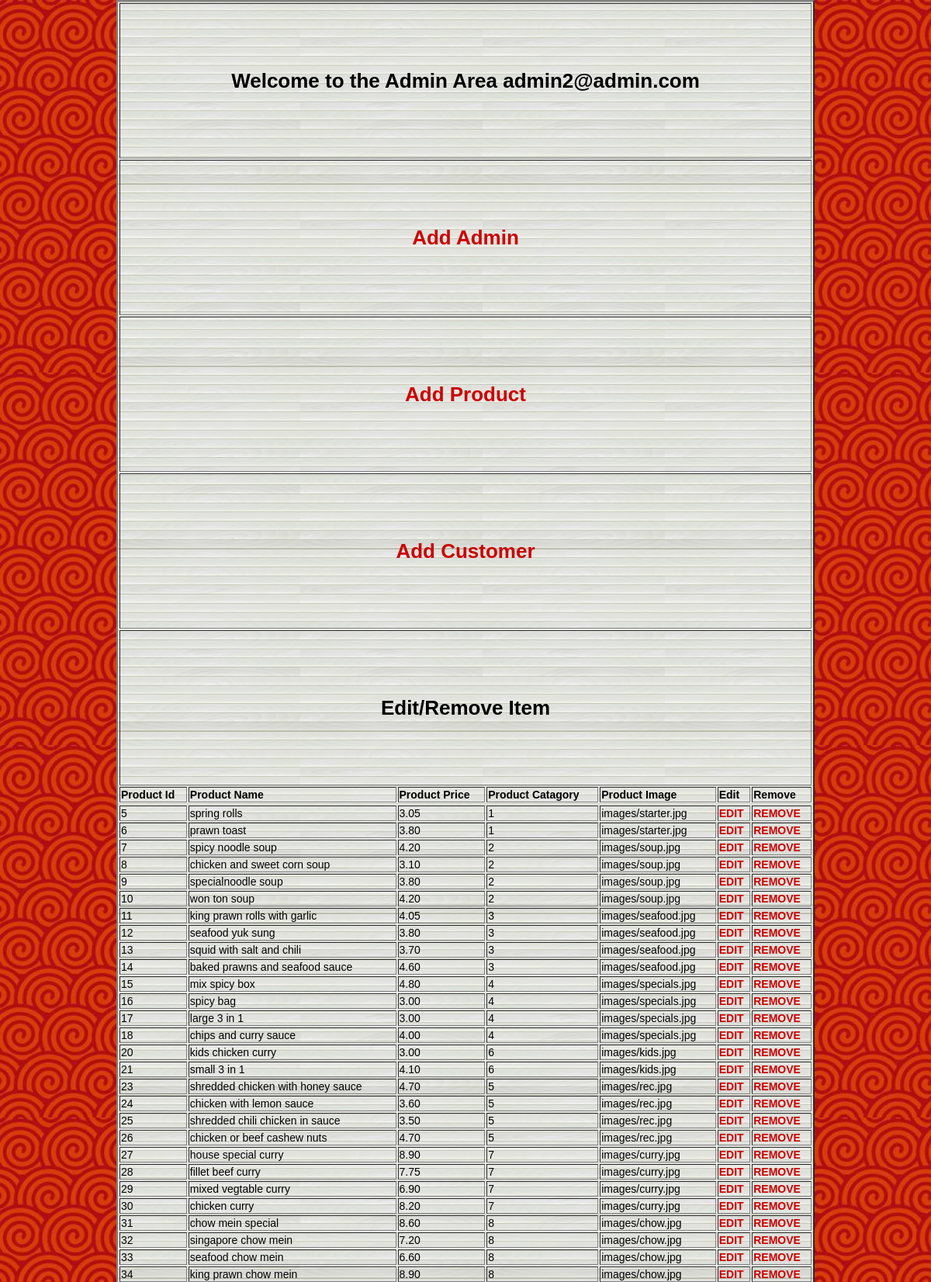
The app's page /editRemoveProductResults.php (signed in, upper part) with its own data.
### tables this page shows
CREATE TABLE `products` (
  `id` int(10) NOT NULL,
  `name` varchar(100) NOT NULL,
  `price` decimal(10,2) NOT NULL DEFAULT '0.00',
  `catagory` int(10) NOT NULL,
  `image` varchar(100) NOT NULL
);

### editRemoveProductResults.php (the view, shortened to what this page needs)
<?php include ('includes/db.php'); ?>
<!DOCTYPE html>
<html>
  <head>
    <link rel="stylesheet" href="css/style.css" type="text/css">
  </head>
  <body >
    <div   <div id="container2">
          <form action="editProduct.php" method="post">
            <table id="tableImage" align="center" width="900" border="2">
              <tr align="center" height="200">
                      <td colspan="8" align="right"><h1>Welcome to the Admin Area <?php echo $_SESSION['id']; ?></h1></td>
              </tr>
            <tr align="center" height="200">
                    <td colspan="8" align="right"><a id="addProduct" href="addAdmin.php"><h1>Add Admin</h1></a></td>
            </tr>
            <tr align="center" height="200">
                    <td colspan="8" align="right"><a id="addProduct" href="insertProduct.php"><h1>Add Product</h1></a></td>
            </tr>
            <tr align="center" height="200">
                    <td colspan="8" align="right"><a id="addProduct" href="signup.php"><h1>Add Customer</h1></a></td>
            </tr>
              <tr align="center" height="200">
                      <td colspan="8" align="right"><h1>Edit/Remove Item</h1></td>
              </tr>
              <tr>
                    <td><b>Product Id</b></td>
                    <td><b>Product Name</b></td>
                    <td><b>Product Price</b></td>
                    <td><b>Product Catagory</b></td>
                    <td><b>Product Image</b></td>
                    <td><b>Edit</b></td>
                    <td><b>Remove</b></td>
              </tr>
              <tr>
                <?php
$products = "SELECT * FROM `products` ";
$result = $mysqli->query($products);
while ($row = $result->fetch_assoc())
{
    $name = $row['name'];
    $price = $row['price'];
    $catagory = $row['catagory'];
    $image = $row['image'];
    $output = '<tr>';
    $output.= '<td> ' . $row['id'] . '</td>';
    $output.= '<td>' . $name . '</td>';
    $output.= '<td>' . $price . '</td>';
    $output.= '<td>' . $catagory . '</td>';
    $output.= '<td>' . $image . '</td>';
    $output.= '<td><a id="button1" href="editProduct.php?id=' . $row['id'] . '"><b>EDIT</b></a></td>';
    $output.= '<td><a id="button1" href="removeProduct.php?id=' . $row['id'] . '"><b>REMOVE</b></a></td>';
    $output.= '</tr>';
    echo $output;
}
?>
            </table>
          </form>
            </div>
  </body>
</html>

### css/style.css (style rules this page uses)
body { margin: 0px; font-family: Verdana, Arial, Helvetica, sans-serif; background-color: #e6e6e6; font-size: 14px; background-position: left top; background-image: url(../images/bg-spirals.jpg); }
h1 { font-size: 26px; text-align: center; }
a:link { color: #CC0000; }
#addProduct { text-decoration: none; color: black; }
#button1 { text-decoration: none; }
#tableImage { background-image: url(../images/bg-striped.jpg); }
#tableImage a:link { color: #cc0000; }

### records on screen
products: id "5", name "spring rolls", price "3.05", catagory "1", image "images/starter.jpg"
products: id "6", name "prawn toast", price "3.80", catagory "1", image "images/starter.jpg"
products: id "7", name "spicy noodle soup", price "4.20", catagory "2", image "images/soup.jpg"
products: id "8", name "chicken and sweet corn soup", price "3.10", catagory "2", image "images/soup.jpg"
products: id "9", name "specialnoodle soup", price "3.80", catagory "2", image "images/soup.jpg"
products: id "10", name "won ton soup", price "4.20", catagory "2", image "images/soup.jpg"
products: id "11", name "king prawn rolls with garlic", price "4.05", catagory "3", image "images/seafood.jpg"
products: id "12", name "seafood yuk sung", price "3.80", catagory "3", image "images/seafood.jpg"
products: id "13", name "squid with salt and chili", price "3.70", catagory "3", image "images/seafood.jpg"
products: id "14", name "baked prawns and seafood sauce", price "4.60", catagory "3", image "images/seafood.jpg"
products: id "15", name "mix spicy box", price "4.80", catagory "4", image "images/specials.jpg"
products: id "16", name "spicy bag", price "3.00", catagory "4", image "images/specials.jpg"
products: id "17", name "large 3 in 1", price "3.00", catagory "4", image "images/specials.jpg"
products: id "18", name "chips and curry sauce", price "4.00", catagory "4", image "images/specials.jpg"
products: id "20", name "kids chicken curry", price "3.00", catagory "6", image "images/kids.jpg"
products: id "21", name "small 3 in 1", price "4.10", catagory "6", image "images/kids.jpg"
products: id "23", name "shredded chicken with honey sauce", price "4.70", catagory "5", image "images/rec.jpg"
products: id "24", name "chicken with lemon sauce", price "3.60", catagory "5", image "images/rec.jpg"
products: id "25", name "shredded chili chicken in sauce", price "3.50", catagory "5", image "images/rec.jpg"
products: id "26", name "chicken or beef cashew nuts", price "4.70", catagory "5", image "images/rec.jpg"
products: id "27", name "house special curry", price "8.90", catagory "7", image "images/curry.jpg"
products: id "28", name "fillet beef curry", price "7.75", catagory "7", image "images/curry.jpg"
products: id "29", name "mixed vegtable curry", price "6.90", catagory "7", image "images/curry.jpg"
products: id "30", name "chicken curry", price "8.20", catagory "7", image "images/curry.jpg"
products: id "31", name "chow mein special", price "8.60", catagory "8", image "images/chow.jpg"
products: id "32", name "singapore chow mein", price "7.20", catagory "8", image "images/chow.jpg"
products: id "33", name "seafood chow mein", price "6.60", catagory "8", image "images/chow.jpg"
products: id "34", name "king prawn chow mein", price "8.90", catagory "8", image "images/chow.jpg"

### other values on screen
$_SESSION['id'] "admin2@admin.com"
